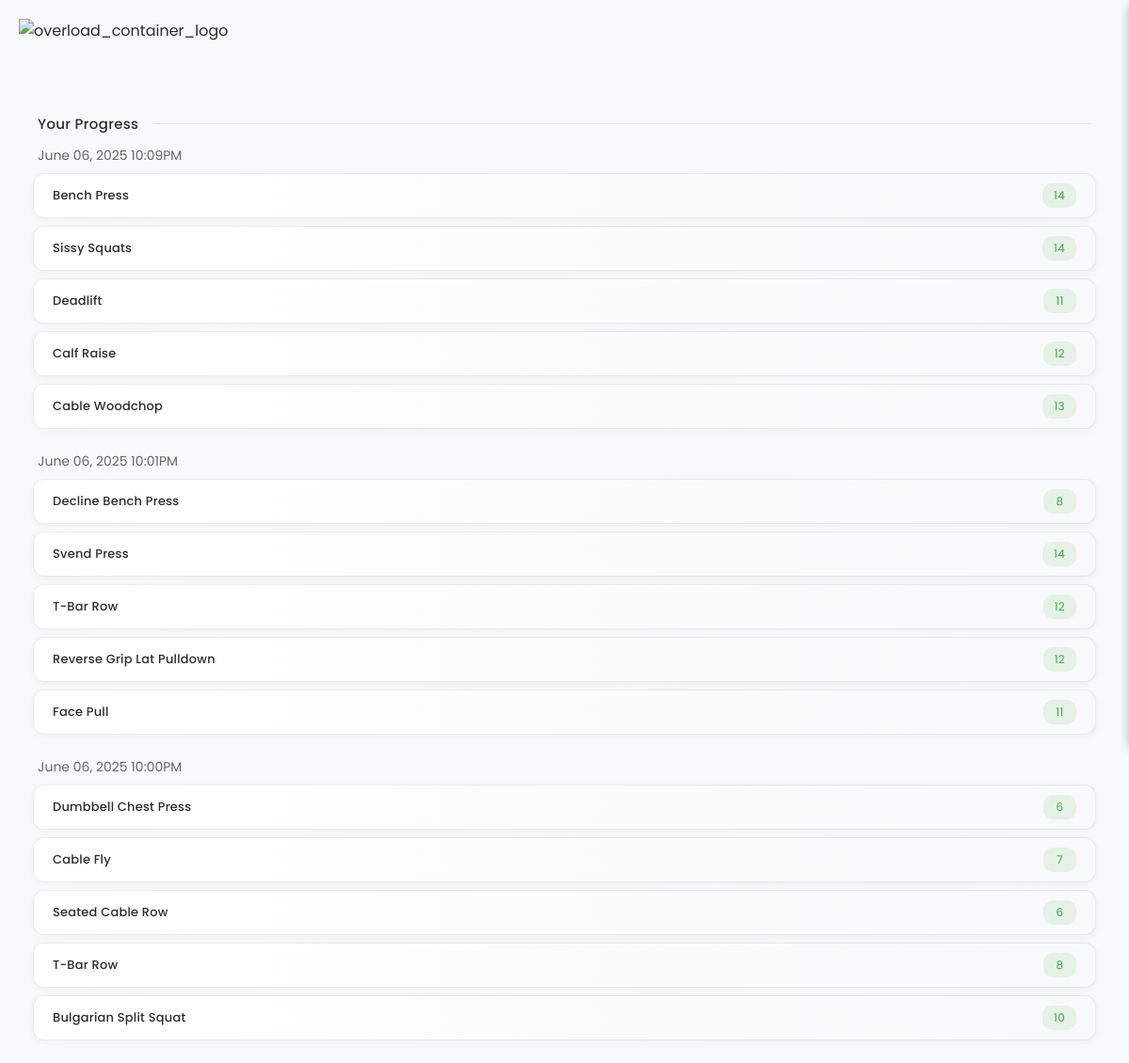
Page /progress/ (signed in) on the earlier database version.
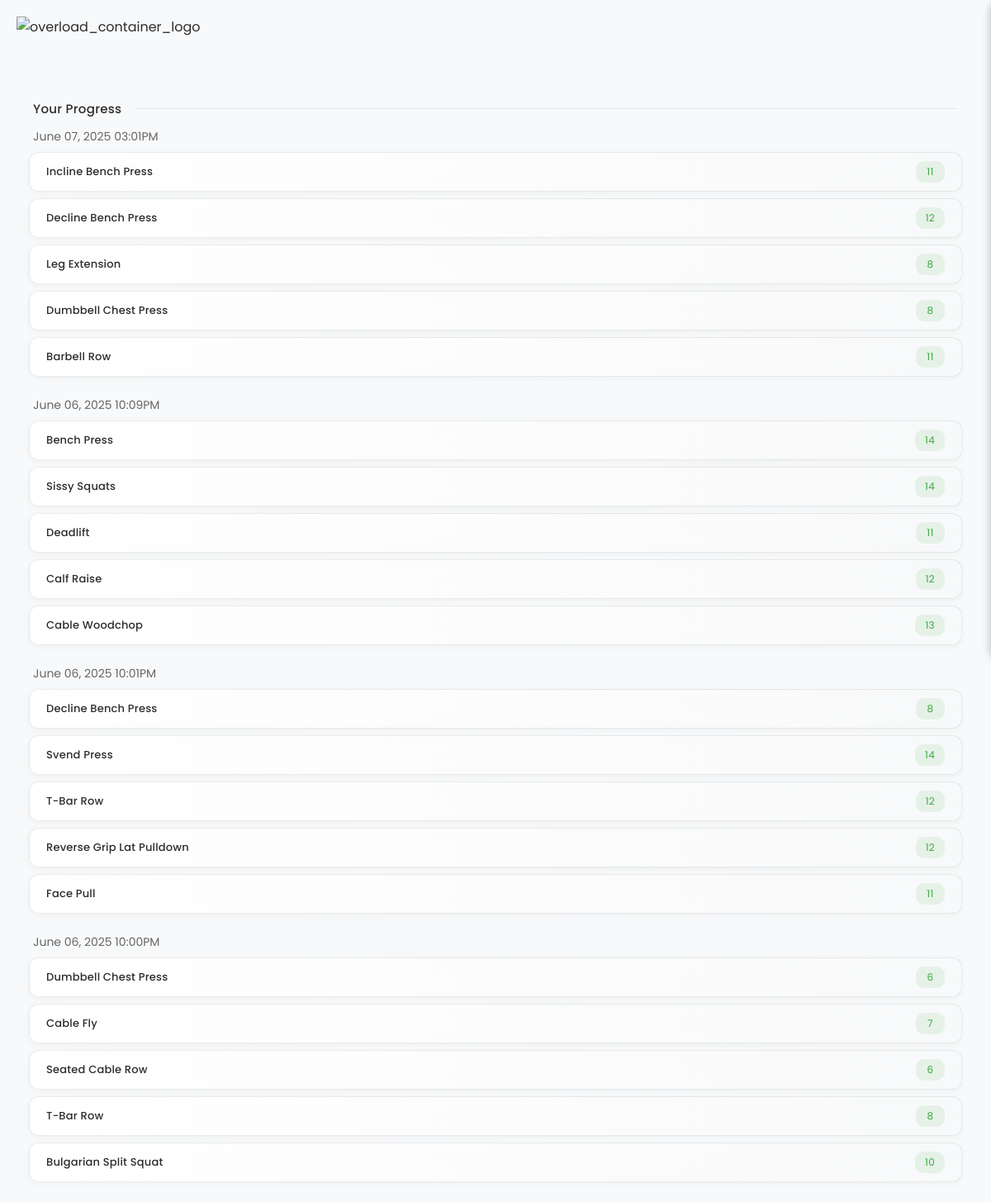
Same page on the later database version.
### overload_tracker_base/models.py (models this page shows, shortened)
class Overload(models.Model):
    user = models.ForeignKey(User, on_delete=models.CASCADE)
    date = models.DateTimeField(verbose_name='Overload Date', auto_now_add=True)
    workouts = models.ManyToManyField(Workout, through="WorkoutEntry")  # Using an intermediary table

class WorkoutEntry(models.Model):
    overload = models.ForeignKey(Overload, on_delete=models.CASCADE)
    workout = models.ForeignKey(Workout, on_delete=models.CASCADE)
    reps = models.PositiveIntegerField(default=0)  # Tracking reps per workout

class Workout(models.Model):
    name = models.CharField(max_length=255)
    category = models.CharField(max_length=50)

### overload_tracker_base/views.py (the view)
# urls.py: path('progress/', views.progress, name='progress'),
@login_required(login_url='login')
def progress(request):
    overloads = Overload.objects.filter(user=request.user).order_by('-date')
    overload_data = []
    for overload in overloads:
        workouts = WorkoutEntry.objects.filter(
            overload=overload).select_related('workout')
        overload_data.append({
            'overload': overload,
            'workouts': workouts
        })
    context = {
        'overload_data': overload_data
    }
    return render(request, 'local_screen/progress.html', context=context)

### overload_tracker_base/templates/local_screen/progress.html (shortened to what this page needs)
<!DOCTYPE html>
<html lang="en">
<head>
    <link href='https://cdn.boxicons.com/fonts/basic/boxicons.min.css' rel='stylesheet'>
</head>
<body>
    <div class="container">
        <div class="header">
            <div class="logo_section">
                <img src="https://i.postimg.cc/Qtd1Xgbn/Overload-Tracker-Logo-Light.png" alt="overload_container_logo" class="light-logo">
            </div>
        </div>
        <div class="progress-container">
            <div class="section-title">Your Progress</div>
            {% if overload_data %}
                {% for data in overload_data %}
                <div class="overload-group">
                    <div class="overload-date">{{ data.overload.date|date:"F d, Y h:iA" }}</div>
                    {% for workout_entry in data.workouts %}
                    <div class="workout-container">
                        <div class="workout-name">{{ workout_entry.workout.name }}</div>
                        <div class="reps-badge">{{ workout_entry.reps }}</div>
                    </div>
                    {% endfor %}
                </div>
                {% endfor %}
            {% else %}
                <div class="no-overloads">
                    No overloads yet. Start your fitness journey!
                </div>
            {% endif %}
        </div>
    </div>
</body>
</html>

### overload_tracker_base/templates/local_screen/progress.html (style rules this page uses)
* { margin: 0; padding: 0; box-sizing: border-box; font-family: 'Poppins', sans-serif; }
:root { --main-primary-theme-color: #FFFFFF; --main-secondary-theme-color: #000000; --background-color: #F8F9FA; --main-accent-color: #3DA842; --main-accent-hover: #2d7a30; --main-accent-light: rgba(61, 168, 66, 0.1); --text-color: #2C2C2C; --text-secondary: #666666; --text-tertiary: #8C8C8C; --card-shadow: 0 2px 8px rgba(0, 0, 0, 0.04); --button-shadow: 0 4px 12px rgba(61, 168, 66, 0.15); --border-color: rgba(0, 0, 0, 0.08); }
body { background-color: var(--background-color); color: var(--text-color); transition: background-color 0.3s ease, color 0.3s ease; }
.container { min-height: 100vh; display: flex; flex-direction: column; }
.header { padding: 20px 20px; z-index: 1000; width: 100%; }
.logo_section { display: flex; justify-content: space-between; align-items: center; }
.logo_section img { height: 60px; width: auto; transition: opacity 0.3s ease; }
.progress-container { padding: 0 35px; margin-top: 20px; flex: 1; }
.section-title { font-size: 15px; font-weight: 500; color: var(--text-color); margin-bottom: 12px; padding: 0 5px; letter-spacing: 0.3px; display: flex; align-items: center; gap: 8px; }
.section-title::after { content: ''; flex: 1; height: 1px; background: var(--border-color); margin-left: 8px; }
.overload-group { margin-bottom: 24px; animation: fadeInUp 0.6s ease forwards; opacity: 0; }
.overload-date { font-size: 14px; color: var(--text-secondary); margin-bottom: 8px; padding: 0 5px; }
.workout-container { width: 100%; padding: 10px 20px; background: linear-gradient(to right, var(--main-primary-theme-color), var(--background-color)); display: flex; justify-content: space-between; align-items: center; border-radius: 12px; margin-bottom: 8px; box-shadow: var(--card-shadow); border: 1px solid var(--border-color); }
.workout-name { font-size: 13px; font-weight: 500; color: var(--text-color); flex: 1; letter-spacing: 0.2px; }
.reps-badge { font-size: 12px; font-weight: 400; color: var(--main-accent-color); background-color: var(--main-accent-light); padding: 4px 12px; border-radius: 10px; min-width: 35px; text-align: center; letter-spacing: 0.3px; }
.overload-group:nth-child(2) { animation-delay: 0.2s; }
.overload-group:nth-child(3) { animation-delay: 0.3s; }
.overload-group:nth-child(4) { animation-delay: 0.4s; }
.overload-group:nth-child(5) { animation-delay: 0.5s; }

Differences in the rows shown:
added Overload: overload "June 07, 2025 03:01PM"
added WorkoutEntry: workout.name "Incline Bench Press", reps "11", shown under "June 07, 2025 03:01PM"
added WorkoutEntry: workout.name "Decline Bench Press", reps "12", shown under "June 07, 2025 03:01PM"
added WorkoutEntry: workout.name "Leg Extension", reps "8", shown under "June 07, 2025 03:01PM"
added WorkoutEntry: workout.name "Dumbbell Chest Press", reps "8", shown under "June 07, 2025 03:01PM"
added WorkoutEntry: workout.name "Barbell Row", reps "11", shown under "June 07, 2025 03:01PM"
